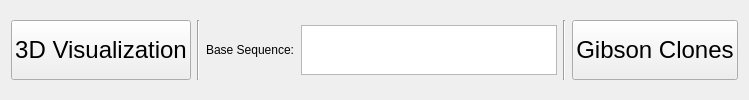
     <widget class="QFrame" name="frame_11">
      <property name="sizePolicy">
       <sizepolicy hsizetype="Preferred" vsizetype="Fixed">
        <horstretch>0</horstretch>
        <verstretch>0</verstretch>
       </sizepolicy>
      </property>
      <property name="minimumSize">
       <size>
        <width>0</width>
        <height>80</height>
       </size>
      </property>
      <property name="maximumSize">
       <size>
        <width>16777215</width>
        <height>100</height>
       </size>
      </property>
      <property name="frameShape">
       <enum>QFrame::NoFrame</enum>
      </property>
      <property name="frameShadow">
       <enum>QFrame::Raised</enum>
      </property>
      <layout class="QGridLayout" name="gridLayout_9">
       <property name="topMargin">
        <number>3</number>
       </property>
       <property name="bottomMargin">
        <number>3</number>
       </property>
       <item row="0" column="1">
        <widget class="Line" name="line">
         <property name="minimumSize">
          <size>
           <width>0</width>
           <height>60</height>
          </size>
         </property>
         <property name="orientation">
          <enum>Qt::Vertical</enum>
         </property>
        </widget>
       </item>
       <item row="0" column="2">
        <widget class="QLabel" name="label_4">
         <property name="maximumSize">
          <size>
           <width>16777215</width>
           <height>16</height>
          </size>
         </property>
         <property name="text">
          <string>Base Sequence:</string>
         </property>
        </widget>
       </item>
       <item row="0" column="5">
        <widget class="QPushButton" name="gibsonBTN">
         <property name="sizePolicy">
          <sizepolicy hsizetype="Preferred" vsizetype="Preferred">
           <horstretch>0</horstretch>
           <verstretch>0</verstretch>
          </sizepolicy>
         </property>
         <property name="minimumSize">
          <size>
           <width>0</width>
           <height>20</height>
          </size>
         </property>
         <property name="maximumSize">
          <size>
           <width>16777215</width>
           <height>100</height>
          </size>
         </property>
         <property name="font">
          <font>
           <pointsize>18</pointsize>
          </font>
         </property>
         <property name="text">
          <string>Gibson Clones</string>
         </property>
         <property name="icon">
          <iconset resource="Resources/VgenesResources.qrc">
           <normaloff>:/PNG-Icons/GibsonClone.png</normaloff>:/PNG-Icons/GibsonClone.png</iconset>
         </property>
         <property name="iconSize">
          <size>
           <width>40</width>
           <height>40</height>
          </size>
         </property>
        </widget>
       </item>
       <item row="0" column="4">
        <widget class="Line" name="line_3">
         <property name="minimumSize">
          <size>
           <width>0</width>
           <height>60</height>
          </size>
         </property>
         <property name="orientation">
          <enum>Qt::Vertical</enum>
         </property>
        </widget>
       </item>
       <item row="0" column="0">
        <widget class="QPushButton" name="pymolBTN">
         <property name="sizePolicy">
          <sizepolicy hsizetype="Preferred" vsizetype="Preferred">
           <horstretch>0</horstretch>
           <verstretch>0</verstretch>
          </sizepolicy>
         </property>
         <property name="minimumSize">
          <size>
           <width>0</width>
           <height>20</height>
          </size>
         </property>
         <property name="maximumSize">
          <size>
           <width>16777215</width>
           <height>100</height>
          </size>
         </property>
         <property name="font">
          <font>
           <pointsize>18</pointsize>
          </font>
         </property>
         <property name="text">
          <string>3D Visualization</string>
         </property>
         <property name="icon">
          <iconset resource="Resources/VgenesResources.qrc">
           <normaloff>:/PNG-Icons/PyMOL.png</normaloff>:/PNG-Icons/PyMOL.png</iconset>
         </property>
         <property name="iconSize">
          <size>
           <width>40</width>
           <height>40</height>
          </size>
         </property>
        </widget>
       </item>
       <item row="0" column="3">
        <widget class="QTextEdit" name="lblBaseName">
         <property name="minimumSize">
          <size>
           <width>0</width>
           <height>30</height>
          </size>
         </property>
         <property name="maximumSize">
          <size>
           <width>16777215</width>
           <height>50</height>
          </size>
         </property>
         <property name="readOnly">
          <bool>true</bool>
         </property>
        </widget>
       </item>
      </layout>
     </widget>
